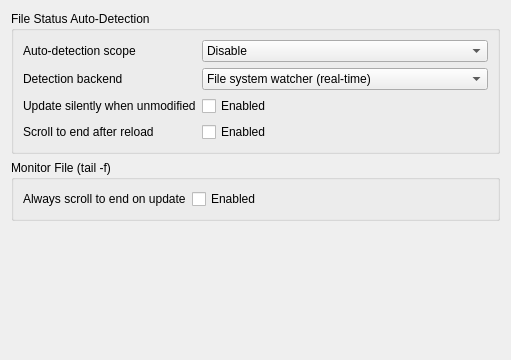
<?xml version="1.0" encoding="UTF-8"?>
<ui version="4.0">
 <class>FileWatchSettings</class>
 <widget class="QWidget" name="FileWatchSettings">
  <property name="geometry">
   <rect>
    <x>0</x>
    <y>0</y>
    <width>440</width>
    <height>360</height>
   </rect>
  </property>
  <layout class="QVBoxLayout" name="verticalLayout">
   <item>
    <widget class="QGroupBox" name="autoDetectionGroup">
     <property name="title">
      <string>File Status Auto-Detection</string>
     </property>
     <layout class="QFormLayout" name="autoDetectionFormLayout">
      <item row="0" column="0">
       <widget class="QLabel" name="scopeLabel">
        <property name="text">
         <string>Auto-detection scope</string>
        </property>
       </widget>
      </item>
      <item row="0" column="1">
       <widget class="QComboBox" name="kcfg_fileStatusAutoDetection">
        <property name="toolTip">
         <string>Which opened files are checked for external changes on disk.</string>
        </property>
        <item>
         <property name="text">
          <string>Disable</string>
         </property>
        </item>
        <item>
         <property name="text">
          <string>Enable for current file</string>
         </property>
        </item>
        <item>
         <property name="text">
          <string>Enable for all opened files</string>
         </property>
        </item>
       </widget>
      </item>
      <item row="1" column="0">
       <widget class="QLabel" name="backendLabel">
        <property name="text">
         <string>Detection backend</string>
        </property>
       </widget>
      </item>
      <item row="1" column="1">
       <widget class="QComboBox" name="kcfg_fileChangeDetectionBackend">
        <property name="toolTip">
         <string>File system watcher reports changes immediately while the document is open. Timestamp checking only looks at the file when the application is activated, the document is switched to, or a document is opened, which may behave more reliably on network drives.</string>
        </property>
        <item>
         <property name="text">
          <string>File system watcher (real-time)</string>
         </property>
        </item>
        <item>
         <property name="text">
          <string>Timestamp check (on activation and tab switch)</string>
         </property>
        </item>
       </widget>
      </item>
      <item row="2" column="0">
       <widget class="QLabel" name="silentLabel">
        <property name="text">
         <string>Update silently when unmodified</string>
        </property>
       </widget>
      </item>
      <item row="2" column="1">
       <widget class="QCheckBox" name="kcfg_fileUpdateSilently">
        <property name="toolTip">
         <string>Reload the file from disk without asking when it has no unsaved changes. Documents with unsaved changes still ask before reloading.</string>
        </property>
        <property name="text">
         <string>Enabled</string>
        </property>
       </widget>
      </item>
      <item row="3" column="0">
       <widget class="QLabel" name="scrollLabel">
        <property name="text">
         <string>Scroll to end after reload</string>
        </property>
       </widget>
      </item>
      <item row="3" column="1">
       <widget class="QCheckBox" name="kcfg_fileUpdateScrollToEnd">
        <property name="toolTip">
         <string>After the document is reloaded due to an external change, scroll the view to the end of the document, like tail -f does.</string>
        </property>
        <property name="text">
         <string>Enabled</string>
        </property>
       </widget>
      </item>
     </layout>
    </widget>
   </item>
   <item>
    <widget class="QGroupBox" name="monitoringGroup">
     <property name="title">
      <string>Monitor File (tail -f)</string>
     </property>
     <layout class="QFormLayout" name="monitoringFormLayout">
      <item row="0" column="0">
       <widget class="QLabel" name="monitorScrollLabel">
        <property name="text">
         <string>Always scroll to end on update</string>
        </property>
       </widget>
      </item>
      <item row="0" column="1">
       <widget class="QCheckBox" name="kcfg_monitorAlwaysScrollToEnd">
        <property name="toolTip">
         <string>When monitoring a file (tail -f), always scroll to the end on update. When disabled, scrolling is skipped if the view is not already at the end of the document.</string>
        </property>
        <property name="text">
         <string>Enabled</string>
        </property>
       </widget>
      </item>
     </layout>
    </widget>
   </item>
   <item>
    <spacer name="verticalSpacer">
     <property name="orientation">
      <enum>Qt::Vertical</enum>
     </property>
     <property name="sizeHint" stdset="0">
      <size>
       <width>20</width>
       <height>40</height>
      </size>
     </property>
    </spacer>
   </item>
  </layout>
 </widget>
 <resources/>
 <connections/>
</ui>
